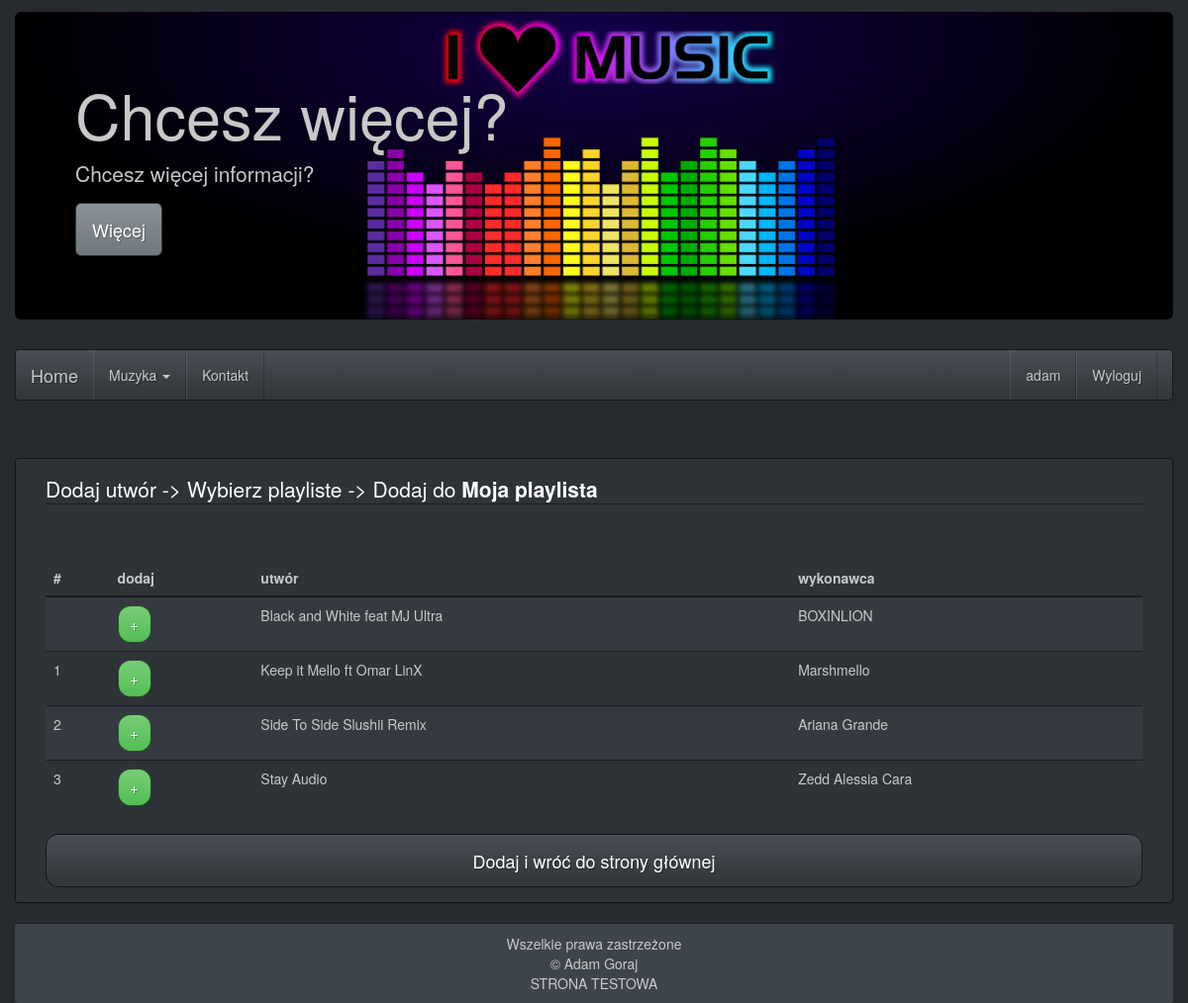
The page /?p=dodajutwor&id=2 (signed in) on the database its author committed.
### tables this page shows
CREATE TABLE IF NOT EXISTS `playlist` (
  `id` int(7) NOT NULL AUTO_INCREMENT,
  `name` text NOT NULL,
  `image` longblob NOT NULL,
  `id_user` int(7) NOT NULL,
  PRIMARY KEY (`id`),
  KEY `id_user` (`id_user`)
);

CREATE TABLE IF NOT EXISTS `music` (
  `id` int(7) NOT NULL AUTO_INCREMENT,
  `name` text NOT NULL,
  `author` text NOT NULL,
  `url` text NOT NULL,
  PRIMARY KEY (`id`)
);

### model/Music.php (called while the page is built, shortened)
<?php
class Music {
	public static function getAvaiableMusic($dbConnect,$idPlaylist) {
		$db = $dbConnect;
		$db->connect();
		$sql="SELECT *
			FROM music
			WHERE music.id NOT IN (
			SELECT track.id_music
			FROM track
			WHERE track.id_playlist=$idPlaylist
			);";
		$result = $db->doQuery($sql);
		return $result;
	}
}

### database/DatabaseConnect.php (called while the page is built, shortened)
<?php
class DatabaseConnect {
	private $user='u960822207_niko';
	private $password='elo123';
	private $host='mysql.hostinger.pl';
	private $base='u960822207_audio';
	private $connection;
	public function getConnection() {
		return $this->connection;
	}
	public function doQuery($sql) {
		return $this->connection->query($sql);
	}
	public function connect() {
		try {
			$this->connection= new mysqli($this->host,$this->user,$this->password,$this->base);
		} catch (Exception $e) {
		}
	}
}

### model/Playlist.php (called while the page is built, shortened)
<?php
class Playlist {
	public static function getPlaylist($dbConnect,$id) {
		$db = $dbConnect;
		$db->connect();
		$sql = "SELECT *
            FROM playlist
            WHERE id=".$id."
            AND id_user =".$_SESSION['id'].";";
		$result = $db->doQuery($sql);
		return $result;
	}
}

### views/dodaj_utwor.php (the view, shortened to what this page needs)
<?php
include_once 'model/Playlist.php';
include_once 'model/Music.php';
if(isset($_GET['id'])) {
    $idPlaylist = $_GET['id'];
    $playlist = Playlist::getPlaylist($dbConnection, $_GET['id']);
    $result = $playlist->fetch_array(MYSQLI_ASSOC);
    $music = Music::getAvaiableMusic($dbConnection,$idPlaylist);
    echo '
<div class="container panel panel-default" style="margin-top: 5%">
    <div class="panel-body">
                <legend>Dodaj utwór -> Wybierz playliste -> Dodaj do <b> ' . $result['name'] . '</b> </legend>
                     <table id="table" class="table table-striped table-hover" style="margin-top: 5%">
                        <thead>
                        <tr>
                            <th>#</th>
                            <th>dodaj</th>
                            <th>utwór</th>
                            <th>wykonawca</th>
                        </tr>
                        </thead>
                        <tbody>
                        ';
                        while($musicRes = $music->fetch_array(MYSQLI_ASSOC)) {
                            echo '
                            <tr>
                            <td>'.$i.'</td>
                            <td>';
                                echo'
                                   <button id="'.$musicRes['id'].'" class="btn btn-success"
                                        onclick=ajax_add('.$musicRes['id'].','.$idPlaylist.')
                                    style="border-radius: 13px">+</button>';
                            echo '
                            </td>
                            <td>'.$musicRes['name'].'</td>
                            <td>'.$musicRes['author'].'</td>
                        </tr >
                        ';
                            $i++;
                        }
                        echo'
                        </tbody>
                     </table>
                     <a href="?p=homepage"
                        class="btn btn-default btn-lg btn-block center-block"
                        style="border-radius: 13px">Dodaj i wróć do strony głównej</a>
    </div>
</div>';
}
?>

### public/css/style.css (style rules this page uses)
body { padding: 0; margin: 0; }
.container { width: 100%; }

### rows shown on the page
playlist: name "Moja playlista"
music: name "Black and White feat MJ Ultra", author "BOXINLION"
music: name "Keep it Mello ft Omar LinX", author "Marshmello"
music: name "Side To Side Slushii Remix", author "Ariana Grande"
music: name "Stay Audio", author "Zedd Alessia Cara"

### other values the page prints
$_SESSION['login'] "adam"
